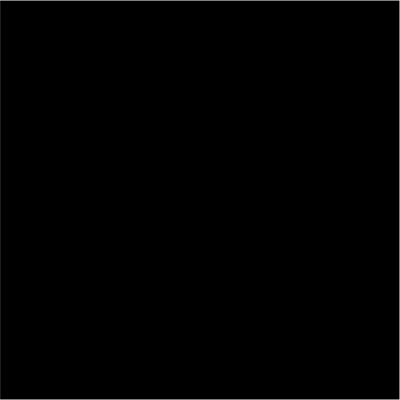
Frame 1 (no input)
Frame 60 (no input): identical to frame 1, image omitted
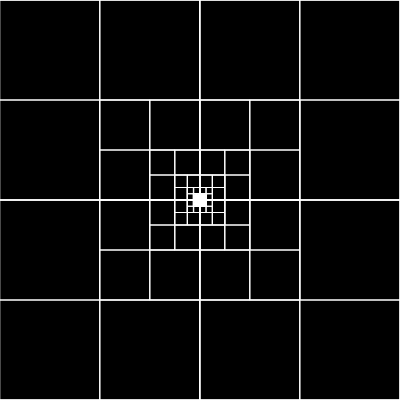
Frame 120 (the mouse pressed at the canvas centre since frame 60)

The p5.js sketch that drew these frames (run headless with seeded random() and noise() and a simulated clock; from frame 60 on, the mouse is pressed at the canvas centre):

// p5.js sketch
// ── sketch.js
let qtree;

function setup() {
  createCanvas(400, 400);
  
  
  let boundary = new Rectangle(200,200,200,200);
  qtree = new QuadTree(boundary, 4);
  
  
  // for (var i = 0; i < 500; i++) {
  //   let p = new Point(random(width),random(height));
  //   qt.insert(p);
  // }
  
  
  // console.log(qt);
}

function draw() {
  if (mouseIsPressed) {
    for (var i = 0; i < 5; i++) {
      let m = new Point(mouseX + random(-5, 5), mouseY + random(-5, 5));
      qtree.insert(m);
    }
    
  }
  
  background(0);
  qtree.show();
}
// ── quadtree.js
class Point {
  constructor(x,y) {
    this.x = x;
    this.y = y;
  }
}

class Rectangle {
  constructor(x,y,w,h) {
    this.x = x;
    this.y = y;
    this.w = w;
    this.h = h;
  }
  
  contains(point) {
    return (point.x >= this.x - this.w &&
      point.x <= this.x + this.w &&
      point.y >= this.y - this.h &&
      point.y <= this.y + this.h);
  }
}

class QuadTree {
  constructor(boundary, n) {
    this.boundary = boundary;
    this.capacity = n;
    this.points = [];
    this.divided = false;
  }
  
  subdivide() {
    
    let x = this.boundary.x;
    let y = this.boundary.y;
    let w = this.boundary.w;
    let h = this.boundary.h;
    
    let ne = new Rectangle(x + w/2, y - h/2, w/2, h/2);
    let nw = new Rectangle(x - w/2, y - h/2, w/2, h/2);
    let se = new Rectangle(x + w/2, y + h/2, w/2, h/2);
    let sw = new Rectangle(x - w/2, y + h/2, w/2, h/2);
    this.northwest = new QuadTree(nw, this.capacity);
    this.northeast = new QuadTree(ne, this.capacity);
    this.southwest = new QuadTree(sw, this. capacity);
    this.southeast = new QuadTree(se, this.capacity);
  }
  
  insert(point) {
    // check if this node contains the point
    if (!this.boundary.contains(point)) {
      return false;
    }
    // check if nodes capacity is reached
    if (this.points.length < this.capacity) {
      // insert node if capacity ia avail
      this.points.push(point);
      return true;
    } else {
      // check if node is divided
      if (!this.divided) {
        this.subdivide();
        this.divided = true;
      }
      if (this.northeast.insert(point)) {
        return true;
      } else if (this.northwest.insert(point)) {
        return true;
      } else if (this.southeast.insert(point)) {
        return true;
      } else if (this.southwest.insert(point)) {
        return true;
      }
    }
  }
  
  show() {
    stroke(255);
    strokeWeight(1);
    noFill();
    rectMode(CENTER);
    rect(this.boundary.x, this.boundary.y, this.boundary.w*2, this.boundary.h*2);
    if (this.divided){
      this.northwest.show();
      this.northeast.show();
      this.southwest.show();
      this.southeast.show();
    }
    for (let p of this.points) {
      strokeWeight(1);
      point(p.x, p.y);
    }
  }
}
